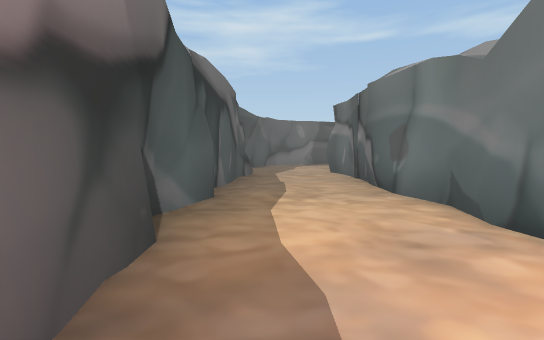
[1] (above)

13 first-person views from a walk through a Unity game level. The camera is 1.2 m above the floor, tilts 4° down and sees 85° across. The floor is counted in squares, 2 m on a side. Each view is taken from the middle of a square. On the plan, view 1 faces up. The plan holds only what a view shows up to about 9 squares ahead; the rest is blank. Some animated figures are left out.

[2]
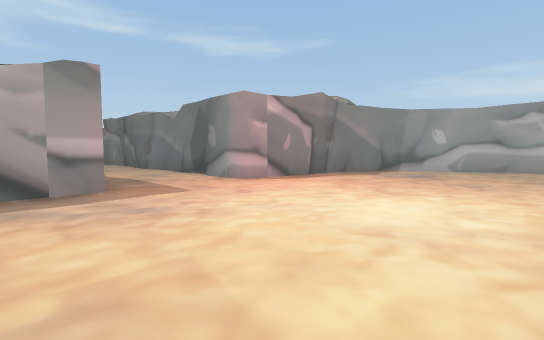

[3]
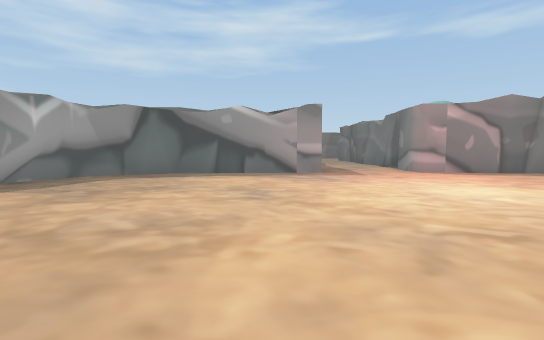

[4]
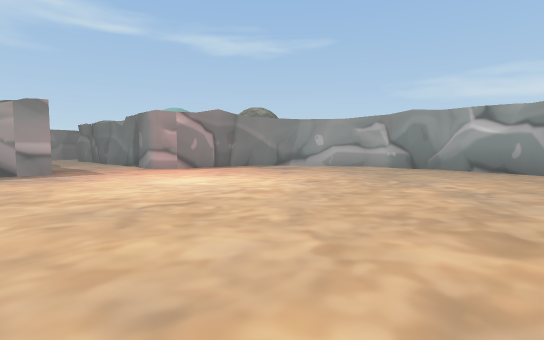

[5]
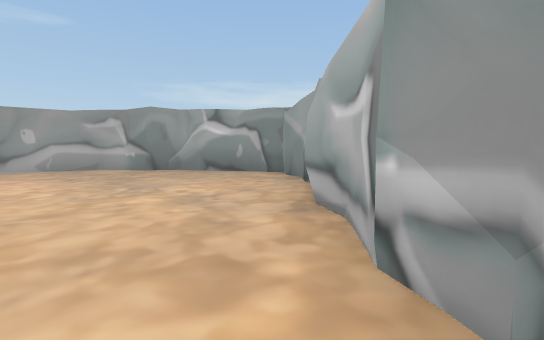

[6]
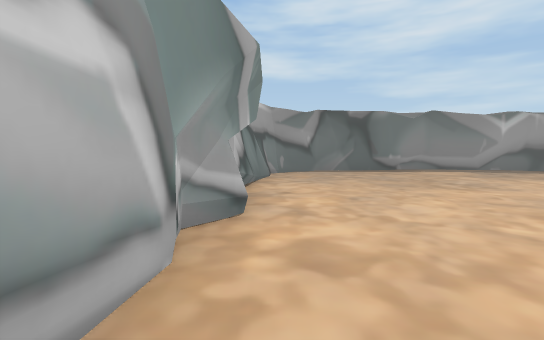

[7]
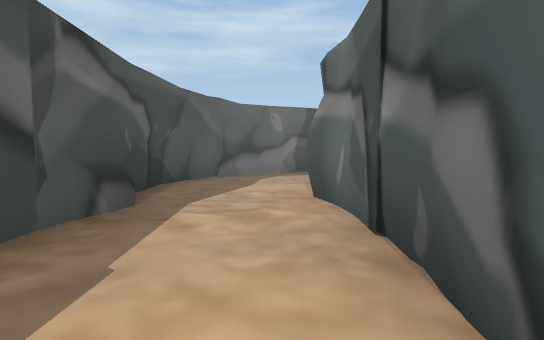

[8]
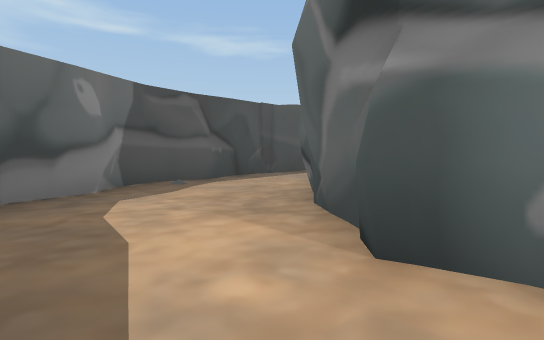

[9]
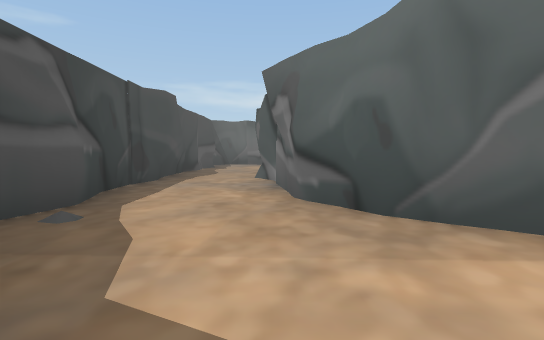

[10]
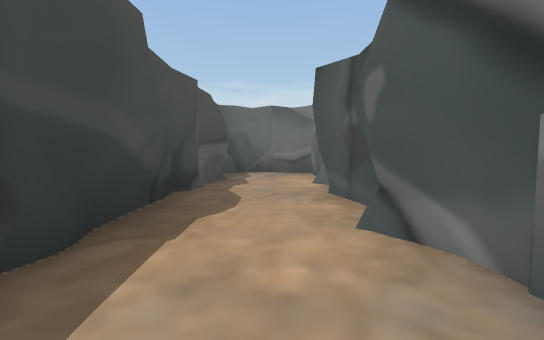

[11]
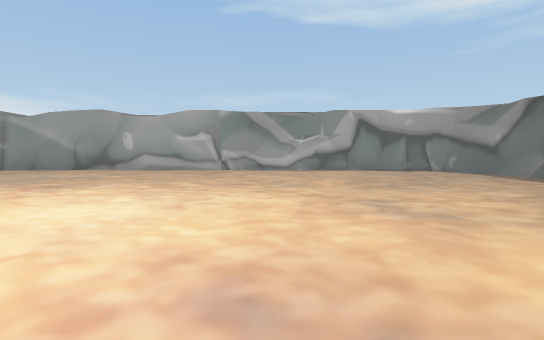

[12]
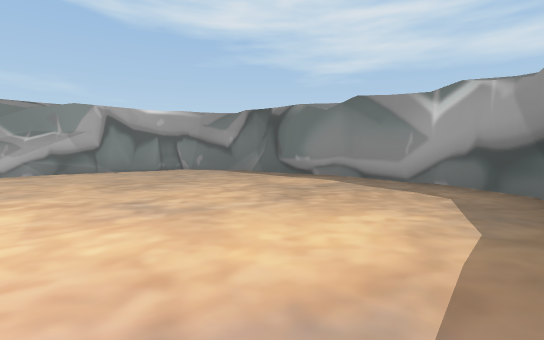

[13]
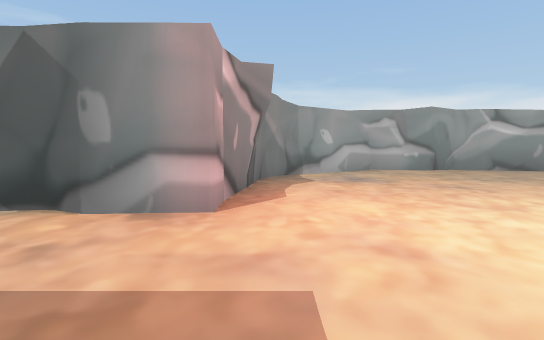

### Floor plan
Key: @ floor where view 1 was taken; # wall or solid block; . floor.
Columns run from 7 left of view 1 to 12 right of it. Each row starts with its distance up from view 1.
 13           #######
 12        ####..##.##.#
 11       ##...........#
 10       #....#########
  9       #...##
  8       #..##
  7       #..#
  6       #..#
  5       #..#
  4       #..#
  3       #..#
  2       #..#
  1       #..#
  0   #####@.####
 -1 ###.........###
 -2 #.............#
 -3 #.............##
 -4 #..............#
 -5 #..............#
 -6 #..............#
 -7 #..............#
 -8 ##............##
 -9  ##...........#
-10   #############

Where each view was taken, in squares from view 1:
view 1: 0 up, 0 right, facing up
view 2: 5 down, 2 left, facing up-right
view 3: 8 down, 2 left, facing up
view 4: 9 down, 2 left, facing up-right
view 5: 9 down, 1 left, facing right
view 6: 9 down, 2 right, facing left
view 7: 4 up, 1 right, facing up
view 8: 7 up, 0 right, facing up-right
view 9: 10 up, 0 right, facing right
view 10: 11 up, 4 right, facing right
view 11: 1 down, 1 left, facing down
view 12: 1 down, 1 left, facing down-left
view 13: 1 down, 1 left, facing right
